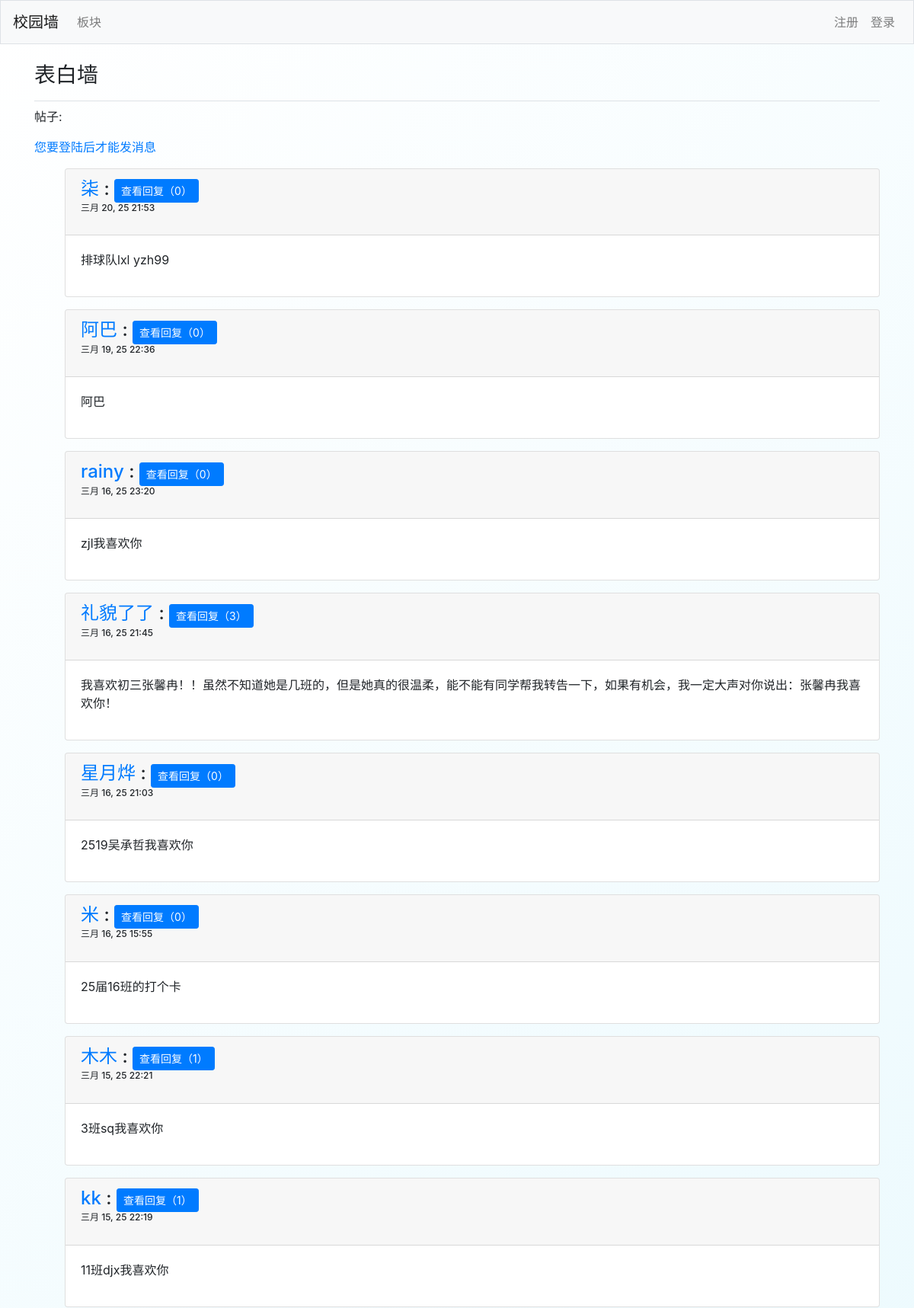
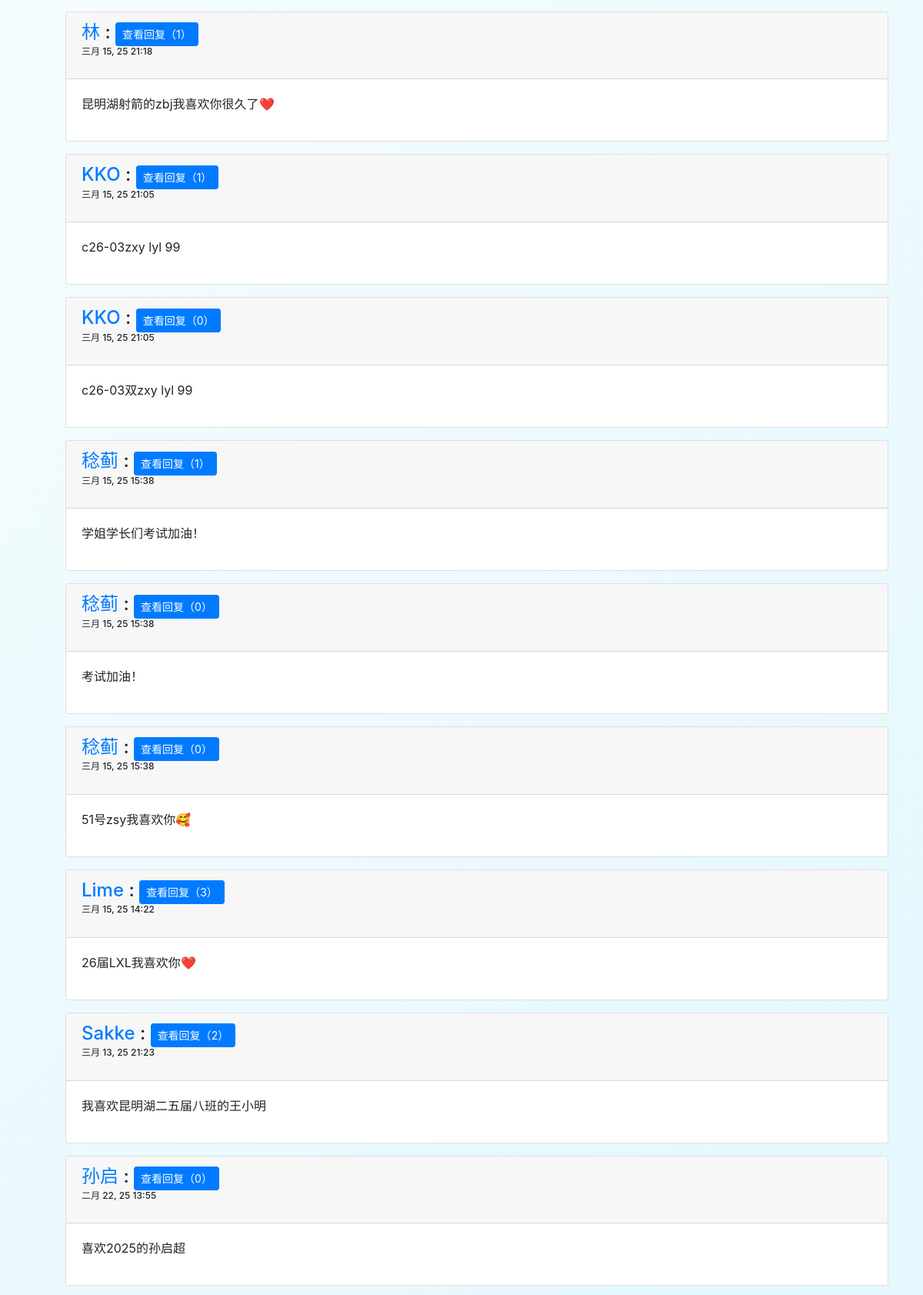
/topics/1/ (upper part), run on the app's committed database (2 pictures, top to bottom).
### xyq_files/models.py (models this page shows, shortened)
class Topic(models.Model):
    text = models.CharField(max_length=200)
    date_added = models.DateTimeField(auto_now_add=True)
    def __str__(self):
        return self.text

class Entry(models.Model):
    topic = models.ForeignKey(Topic,on_delete=models.CASCADE)
    text = models.TextField()
    date_added = models.DateTimeField(auto_now=True)
    owner = models.ForeignKey(CustomUser,on_delete=models.CASCADE,null=True)
    is_read = models.BooleanField(default=False)
    class Meta:
        verbose_name_plural = 'entries'

### users/models.py (models this page shows)
class CustomUser(AbstractUser):
    phone_number = models.CharField(max_length=15, blank=True, null=True)  # 允许 NULL
    introduction = models.CharField(max_length=400, blank=True, default='这个家伙很懒，还没有添加简介~~')

### xyq_files/views.py (the view)
# urls.py: path('topics/<int:topic_id>/', views.topic,name='topic'),
def topic(request,topic_id):
    topic =Topic.objects.get(id=topic_id)
    entries = topic.entry_set.order_by('-date_added')
    for entry in entries:
        entry.reply_count = entry.reply_set.count()
    context ={'topic': topic,'entries': entries}
    return render(request,'xyq_files/topic.html',context)

### xyq_files/context_processors.py (called while the page is built)
def unread_count_processor(request):
    if request.user.is_authenticated:
        unread_count = Reply.objects.filter(entry__owner=request.user, is_read=False).count()
    else:
        unread_count = 0
    return {'unread_count': unread_count}

### xyq_files/templates/xyq_files/topic.html (shortened to what this page needs)
{% extends "xyq_files/base.html" %}
{% block page_header %}
    <h3>{{ topic }}</h3>
{% endblock page_header %}
{% block content %}
    <p>帖子:</p>
    {% if topic.id != 3 and user.is_authenticated %}
        <p>
            <a class="btn btn-lg btn-primary" href="{% url 'xyq_files:new_entry' topic.id %}"
            role="button">发消息&raquo;</a>
        </p>
    {% elif  topic.id != 3 and not user.is_authenticated %}
        <p>
            <a href="{% url 'users:login' %}">您要登陆后才能发消息</a>
        </p>
    {% endif %}
    <ul>
    {% for entry in entries %}
        <div class="card mb-3">
            <h4 class="card-header">
                <a href="{% url 'users:introduction' entry.owner.id %}">{{ entry.owner }}</a> :
                <small></small><small><small>
                    <a href="{% url 'xyq_files:entry' entry.id %}" class="btn btn-primary btn-sm">查看回复（{{entry.reply_count}}）</a>
                </small></small></small></small>
                <p style="font-size: 12px;">
                    {{ entry.date_added|date:'M d, y H:i'}}
                </p>
                </h4>
                <div class="card-body">
                    {{ entry.text|linebreaks }}
            </div>
        </div>
    {% empty %}
        <p>此版块还没有内容哦</p>
    {% endfor %}
    </ul>
{% endblock content %}

### xyq_files/templates/xyq_files/base.html (style rules this page uses)
body { background: linear-gradient(135deg, #ffffff, #e1f7fd); }

### data on the page
Topic: text "表白墙"
Entry: owner "柒", reply_count "0", date_added "三月 20, 25 21:53", text "排球队lxl yzh99"
Entry: owner "阿巴", reply_count "0", date_added "三月 19, 25 22:36", text "阿巴"
Entry: owner "rainy", reply_count "0", date_added "三月 16, 25 23:20", text "zjl我喜欢你"
Entry: owner "礼貌了了", reply_count "3", date_added "三月 16, 25 21:45", text "我喜欢初三张馨冉！！虽然不知道她是几班的，但是她真的很温柔，能不能有同学帮我转告一下，如果有机会，我一定大声对你说出：张馨冉我喜欢你！"
Entry: owner "星月烨", reply_count "0", date_added "三月 16, 25 21:03", text "2519吴承哲我喜欢你"
Entry: owner "米", reply_count "0", date_added "三月 16, 25 15:55", text "25届16班的打个卡"
Entry: owner "木木", reply_count "1", date_added "三月 15, 25 22:21", text "3班sq我喜欢你"
Entry: owner "kk", reply_count "1", date_added "三月 15, 25 22:19", text "11班djx我喜欢你"
Entry: owner "林", reply_count "1", date_added "三月 15, 25 21:18", text "昆明湖射箭的zbj我喜欢你很久了❤️"
Entry: owner "KKO", reply_count "1", date_added "三月 15, 25 21:05", text "c26-03zxy lyl 99"
Entry: owner "KKO", reply_count "0", date_added "三月 15, 25 21:05", text "c26-03双zxy lyl 99"
Entry: owner "稔蓟", reply_count "1", date_added "三月 15, 25 15:38", text "学姐学长们考试加油！"
Entry: owner "稔蓟", reply_count "0", date_added "三月 15, 25 15:38", text "考试加油！"
Entry: owner "稔蓟", reply_count "0", date_added "三月 15, 25 15:38", text "51号zsy我喜欢你🥰"
Entry: owner "Lime", reply_count "3", date_added "三月 15, 25 14:22", text "26届LXL我喜欢你❤️"
Entry: owner "Sakke", reply_count "2", date_added "三月 13, 25 21:23", text "我喜欢昆明湖二五届八班的王小明"
Entry: owner "孙启", reply_count "0", date_added "二月 22, 25 13:55", text "喜欢2025的孙启超"
